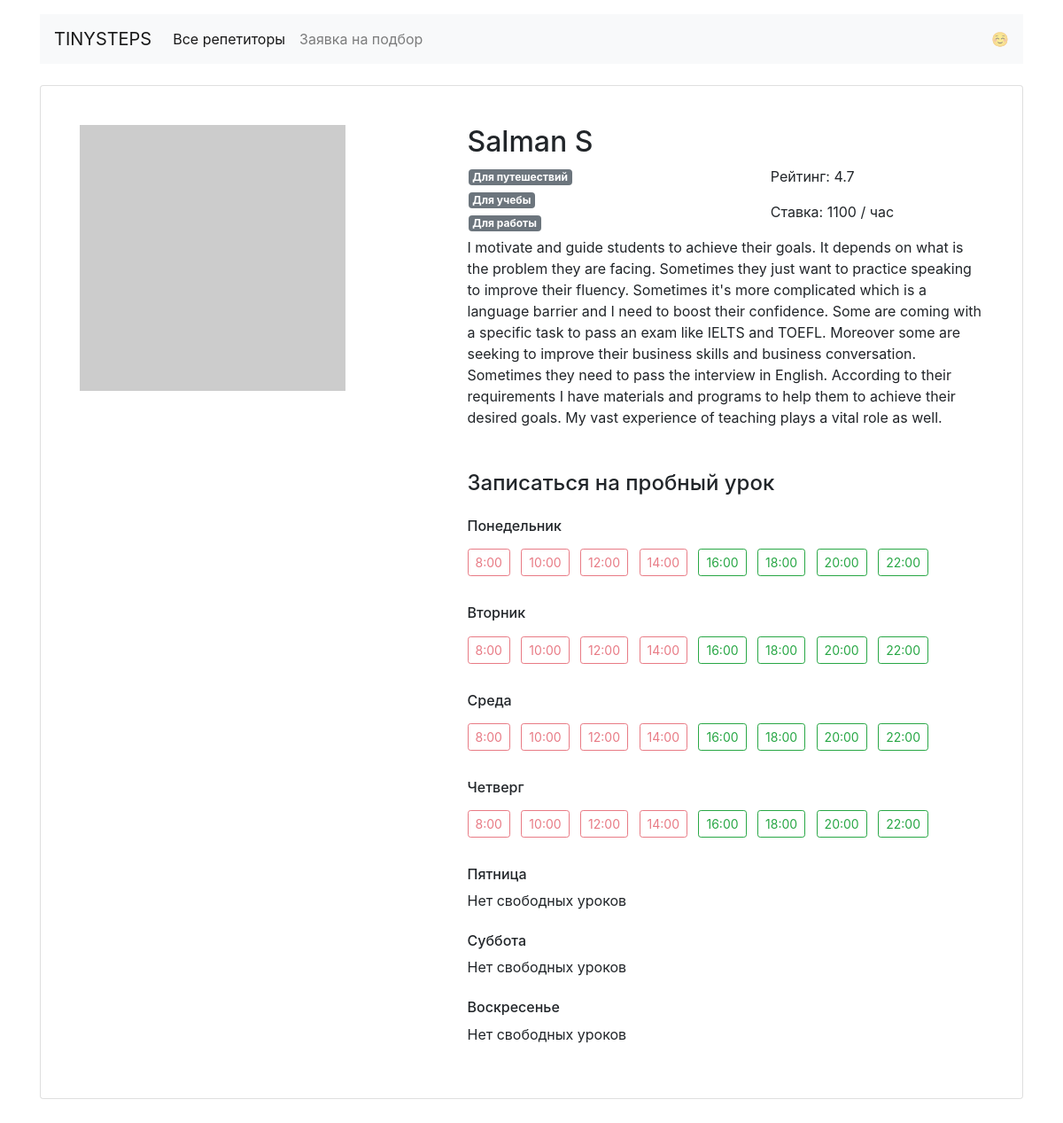
Page /profiles/10/ on the earlier database version.
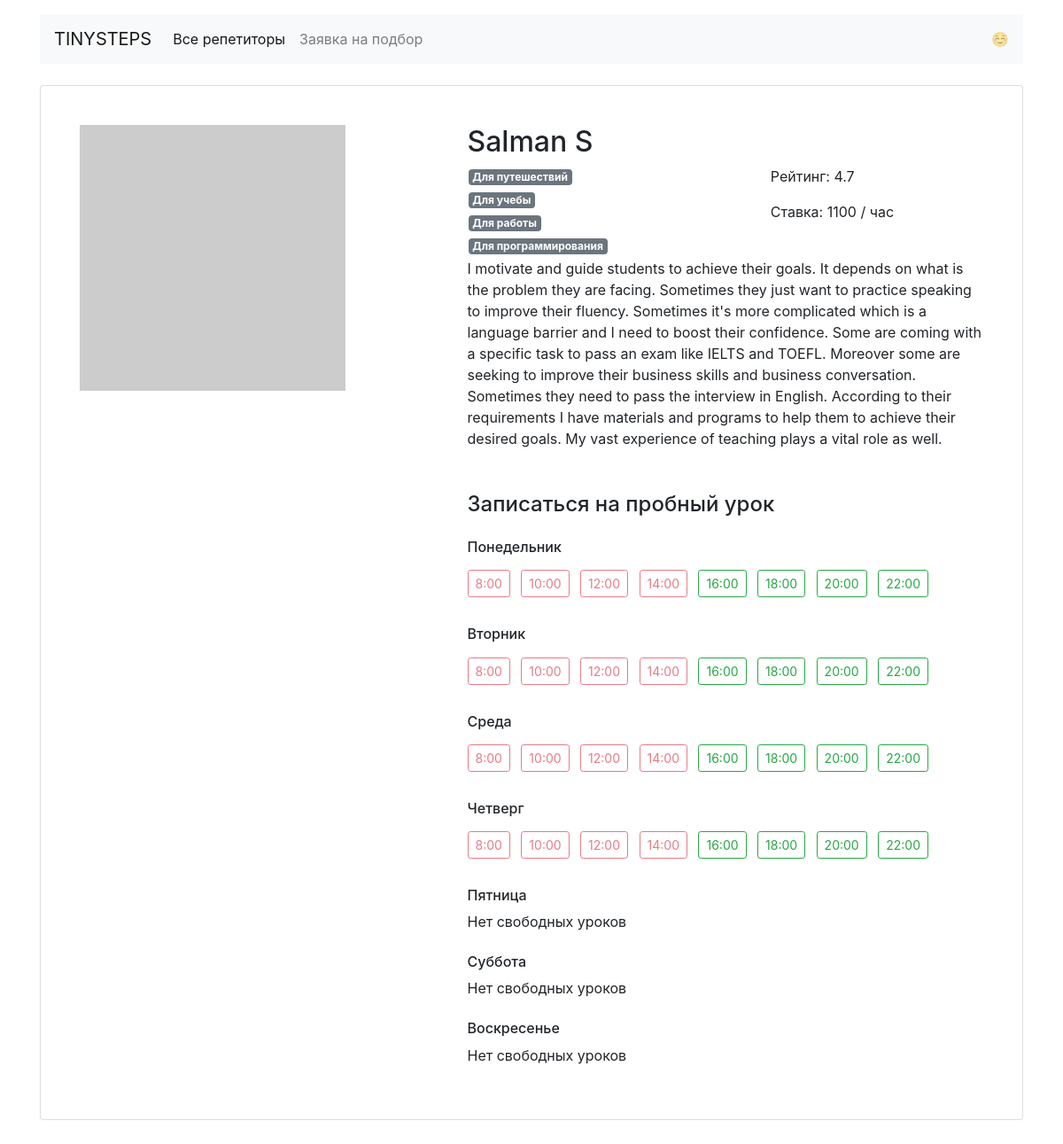
Same page on the later database version.
### models.py (models this page shows)
class Teacher(db.Model):
    __tablename__ = 'teachers'
    id = db.Column(db.Integer, primary_key=True)
    name = db.Column(db.String(100), nullable=False)
    about = db.Column(db.Text)
    rating = db.Column(db.Float, nullable=False)
    picture = db.Column(db.String(100))
    price = db.Column(db.Integer, nullable=False)
    free = db.Column(db.UnicodeText, nullable=False)
    booking = db.relationship("Booking", back_populates='teacher')
    goals = db.relationship("Goal", secondary=teachers_goals_association, back_populates="teachers")

class Goal(db.Model):
    __tablename__ = 'goals'
    id = db.Column(db.Integer, primary_key=True)
    code = db.Column(db.String(10), nullable=False)
    goal = db.Column(db.String(100), nullable=False)
    teachers = db.relationship("Teacher", secondary=teachers_goals_association, back_populates="goals")

### app.py (the view)
@app.route('/profiles/<int:teacher_id>/')
def render_profiles_item(teacher_id):
    teacher = Teacher.query.get_or_404(teacher_id)
    return render_template('profile.html', t=teacher, weekdays=WEEKDAYS, timetable=json.loads(teacher.free))

### templates/profile.html
{% extends 'base.html' %}
{% block container %}
<div class="card my-4 mx-auto">
    <div class="card-body m-2 m-md-4">
        <article class="row">
            <div class="col-5"><img src="{{ t.picture }}" class="img-fluid" alt=""></div>
            <div class="col-7">
                <section class="teacher=info">
                    <h1 class="h2">{{ t.name }}</h1>
                    <div class="row">
                        <div class="col-7">
                            {% for goal in t.goals %}
                            <div class="row">
                                <span class="badge badge-secondary mx-3 my-1">{{ goal.goal }} </span>
                            </div>
                            {% endfor %}
                        </div>
                        <div>
                            <p>Рейтинг: {{ t.rating }} </p>
                            <p>Ставка: {{ t.price }} / час</p>
                        </div>
                    </div>
                    <p>{{ t.about }}</p>
                </section>
                <section class="available">
                    <h4 class="mb-4 mt-5">Записаться на пробный урок</h4>
                    {% for day in weekdays %}
                    <h6 class="mt-4">{{ day[1] }} </h6>
                    {% if True in (timetable[day[0]]).values() %}
                    {% for hour, status in (timetable[day[0]]).items() %}
                    {% if status %}
                    <a href="{{ url_for('render_booking_item', teacher_id=t.id, weekday= day[0], time = hour ) }}"
                       class="btn btn-outline-success btn-sm mr-2 my-2">{{ hour }}</a>
                    {% else %}
                    <a href="#" class="btn btn-outline-danger btn-sm mr-2 my-2 disabled">{{hour}}</a>
                    {% endif %}
                    {% endfor %}
                    {% else %}
                    <p>Нет свободных уроков</p>
                    {% endif %}
                    {% endfor %}
                </section>
            </div>
        </article>
    </div>
</div>
{% endblock %}

### templates/base.html (shortened to what this page needs)
<!DOCTYPE html>
<html lang="ru">
<head>
    <link rel="stylesheet" href="https://stackpath.bootstrapcdn.com/bootstrap/4.3.1/css/bootstrap.min.css"
>
</head>
<body>
<header class="container mt-3">
    <nav class="navbar navbar-expand-lg navbar-light bg-light">
        <a class="navbar-brand" href="/">TINYSTEPS</a>
        <div class="collapse navbar-collapse" id="navbarNav">
            <ul class="navbar-nav">
                <li class="nav-item active">
                    <a class="nav-link" href="{{ url_for('all') }}">Все репетиторы</a>
                </li>
                <li class="nav-item">
                    <a class="nav-link" href="{{ url_for('render_request') }}">Заявка на подбор</a>
                </li>
            </ul>
        </div>
        <span class="navbar-text d-sm-none d-lg-block">
        ☺️
      </span>
    </nav>
</header>
<main class="container mt-3 mb-5">
    {% block container %} {% endblock %}
</main>
</body>
</html>

Differences in the rows shown:
added Goal: goal "Для программирования"
